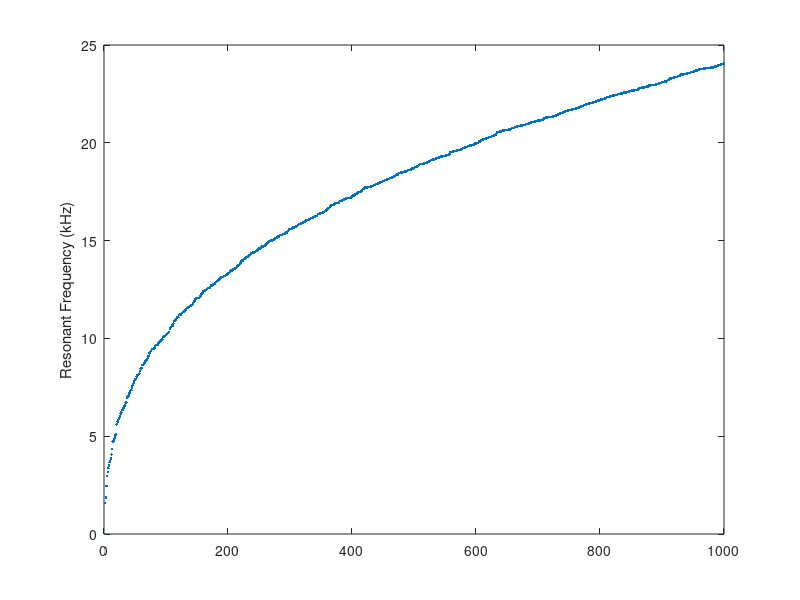

Here is the MATLAB script that generated this plot:
%%%%%%%%%%%%%%%%%%%%%%%%%%%%%%%%%%%%%%%%%%%%%%%%%%%%%%%%%%%%%%%%%%%%%%%%%%%
%
%  This script calculates the modes of a rectangular tank filled with water.
%
%  The parameters that need to be set are:
%    Lx = x length of tank
%    Ly = y length of tank
%    Lz = height of water
%    numModes = number of shape modes
%
%  S. Coughenour - Nov. 17, 2022
%
%%%%%%%%%%%%%%%%%%%%%%%%%%%%%%%%%%%%%%%%%%%%%%%%%%%%%%%%%%%%%%%%%%%%%%%%%%%

clear
close all
format compact
clc


Lx = 24.9; %cm  ---  Length of tank
Ly = 46.8; %cm  ---  Width of tank
Lz = 50.05-10.5; %cm  ---  Height of the water
numModes = 1000;


c = 1.48*10^5; %cm/s

% Calculating all of the shape modes - shape mode = (l,m,n)
for l = 0:100
    for m = 0:100
        for n = 0:100
            f(l+1,m+1,n+1) = (c/2) * sqrt( (l/Lx)^2 + (m/Ly)^2 + (n/Lz)^2 );  % tank modes equation
        end
    end
end


fvec = reshape(f,1,[]); % convert 3-d matrix into vector
fvecSort = sort(fvec/1000); % sort fvec and convert to kHz
fvecSortTrim = fvecSort(1:numModes); % extract 1000 lowest frequency modes



%%%%%%%%%%%%%%%%%%%%%%%%%%%%
% Plotting
%%%%%%%%%%%%%%%%%%%%%%%%%%%%

% Plot 1000 lowest frequency modes
figure
plot(fvecSortTrim,'.')
ylabel('Resonant Frequency (kHz)')


% Other plotting options

% figure
% hold on
% ylabel('Resonant Frequency (kHz)')
% for i = 1:length(f)
%     plot(f(:,:,i)/1000,'.')
% end
% 
% 
% figure
% hold on
% ylim([497*10^3,503*10^3])
% 
% for i = 1:length(f)
%     plot(f(:,:,i),'.')
% end
% 
% plot(118:length(f),500*10^3*ones(size(118:length(f))))



